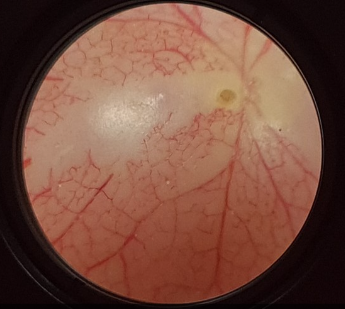
#> input picture funduscopy.PNG, 345 x 309 px
$ jupyter execute --allow-errors 'Contour_drawer (1).ipynb'
#> lines starting #> are read from the running program, lines starting #| are printed output that depends on the picture; after the words box and inside, x2 and y2 are one past the last pixel; in counts of white or black regions, pixels touching at a corner belong together
[cell 1]
#Importing relevant libraries
import cv2
import numpy as np
#Replacement imshow function for Google Colab
#Remove this and use cv2.imshow for Jupyter Notebook
from google.colab.patches import cv2_imshow

[cell 2]
#Read image
img=cv2.imread("funduscopy.PNG") #Insert image path here
#> img is the input picture: shape (309, 345, 3); mean B, G, R 61.9, 76.8, 117.4
grey_img = cv2.cvtColor(img, cv2.COLOR_BGR2GRAY)
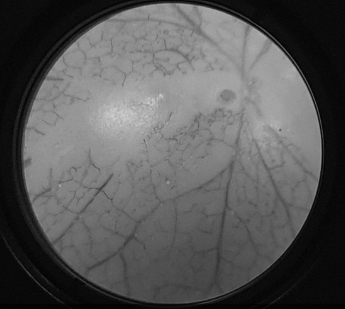
#> grey_img: shape (309, 345); min 1, max 208, mean 87.3
cv2_imshow(grey_img)

[cell 3]
_,mask=cv2.threshold(grey_img, thresh=130,maxval=255,type=cv2.THRESH_BINARY)
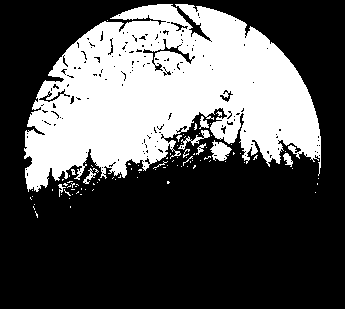
#> mask: shape (309, 345); 32.7% white; 94 white regions (84 under 20 px), largest, box (x1, y1, x2, y2) and area: (24, 4, 321, 192) 33833, (210, 140, 232, 161) 271, (178, 130, 210, 150) 156
cv2_imshow(mask)

[cell 4]
(thresh, blackAndWhiteImage) = cv2.threshold(grey_img, 140, 230, cv2.THRESH_BINARY)
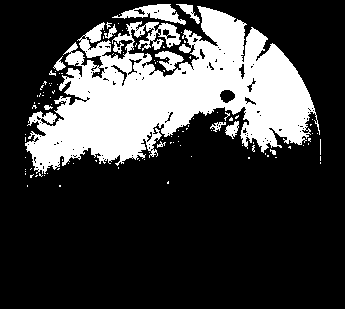
#> blackAndWhiteImage: shape (309, 345); values 0 (black) and 230 (white), 24.8% white; 113 white regions (101 under 20 px), largest, box (x1, y1, x2, y2) and area: (25, 6, 320, 174) 24502, (112, 4, 186, 25) 654, (155, 51, 184, 71) 289
cv2_imshow(blackAndWhiteImage)

[cell 5]
#Apply median blur (creates a blurry version of original image for mask creation)
median=cv2.medianBlur(img,5)
cv2_imshow(median)

This cell can be modified for the colour being searched for (black is the absence of colour; i.e. (0,0,0) RGB (upper threshold because true RGB black is extremely rare).

[cell 6]
#Applies a filter (in example for black only)
#Requires experimenting
lower = (80,80,80)
upper = (179,179,179)
thresh = cv2.inRange(img, lower, upper)
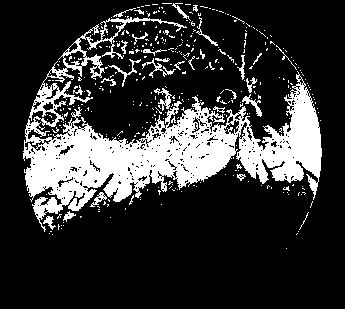
#> thresh: shape (309, 345); 20.6% white; 364 white regions (334 under 20 px)
cv2_imshow(thresh)

[cell 7]
#Find contours of the morphology image
contours = cv2.findContours(thresh, cv2.RETR_EXTERNAL, cv2.CHAIN_APPROX_SIMPLE)
#> contours = 358 contours, 339 with area under 20; largest, box (x1, y1, x2, y2) and area: (23, 16, 322, 232) 19544, (154, 88, 172, 111) 105, (242, 94, 262, 117) 90, (142, 58, 176, 78) 68, (90, 192, 107, 207) 68
contours = contours[0] if len(contours) == 2 else contours[1] #Takes contour list
#Apply to mask
result = img.copy() #Copies original image to draw on
#Initialise loop to draw contours
for i in contours:
  area = cv2.contourArea(i) #Takes area of given contour
  if area > 0:  #Checks threshold for area of contour is suitable; omits small contours
    cv2.drawContours(result, [i], -1, (0, 0, 255), 2) #Draws contour on results
#> this loop made 358 passes
#> area on passes 14, 18, 37: 55.5, 43, 68
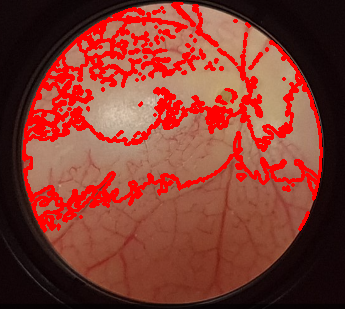
#> result: shape (309, 345, 3); 15.33% of pixels changed, all inside (x1, y1, x2, y2) = (22, 2, 323, 233)
cv2_imshow(result)
